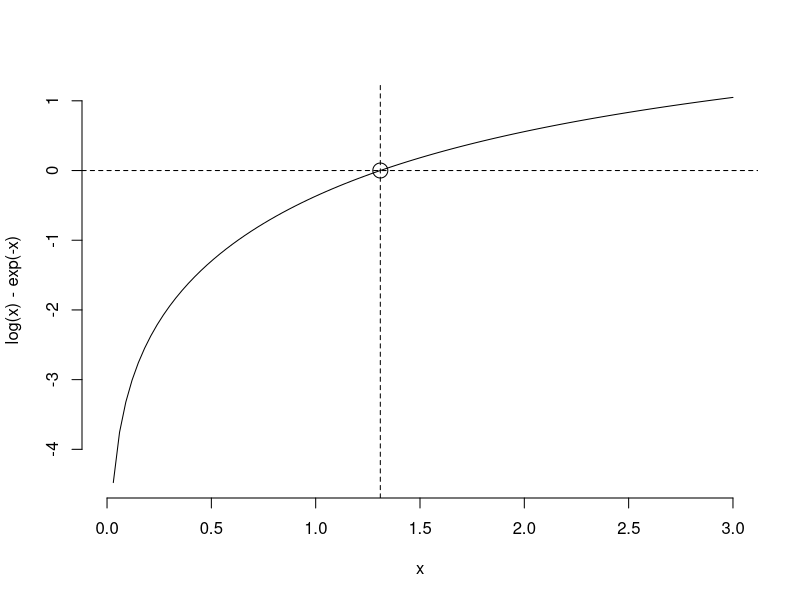
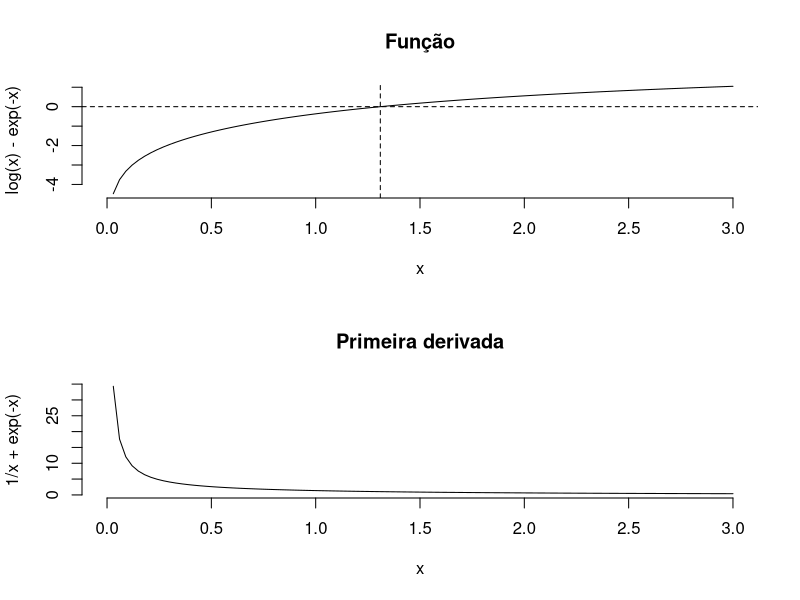
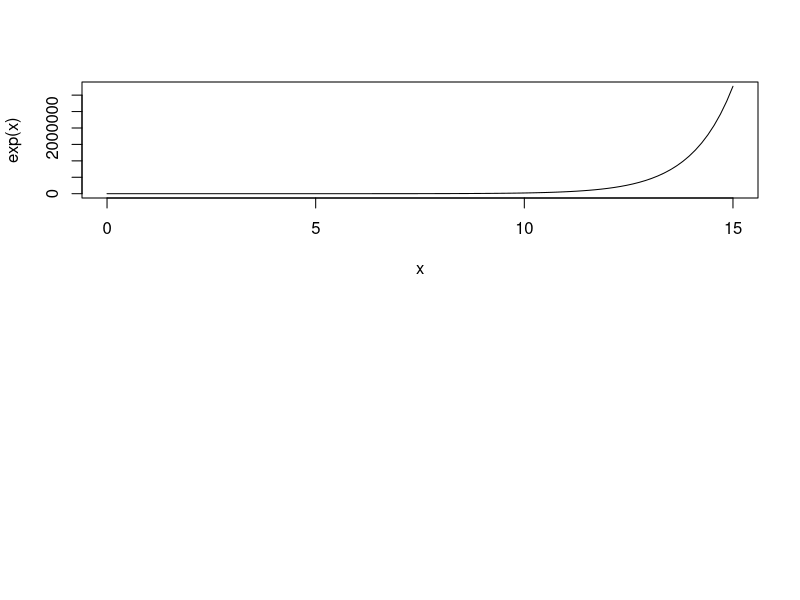

Recreate these plots in R, in order.
newtonraphson <- function(ftn, x0, tol = 1e-9, max.iter = 100) {
    x <- x0
    fx <- ftn(x)
    iter <- 0

    while ((abs(fx[1]) > tol) && (iter < max.iter)) {
        x <- x - fx[1]/fx[2]
        fx <- ftn(x)
        iter <- iter + 1
        cat("At iteration", iter, "value of x is:", x, "\n")
    }
    # output depends
    if (abs(fx[1]) > tol) {
        cat("Algorithm failed to converge\n")
        return(NULL)
    } else {
        cat("Algorithm converged\n")
        return(x)
    }
}

ftn4 <- function(x) {
    fx <- log(x) - exp(-x)
    dfx <- 1/x + exp(-x)
    return(c(fx, dfx))
}

newtonraphson(ftn4, 2, 1e-06)


curve(log(x) - exp(-x),0,3,frame=F)
points(1.3098,ftn4(1.3098)[1],cex=2)
abline(v=1.3098,h=ftn4(1.3098)[1],lty=2)


par(mfrow=c(2,1))
curve(log(x) - exp(-x),0,3,frame=F,main="Função")
abline(v=1.3098,h=ftn4(1.3098)[1],lty=2)
curve(1/x + exp(-x),0,3,frame=F,main="Primeira derivada")

ftn4 <- function(x) {
    fx <- x^2
    dfx <- 2*x
    return(c(fx, dfx))
}

newtonraphson(ftn4, 10, 1e-06)

ftn4 <- function(x) {
    fx <- exp(x)
    dfx <- exp(x)
    return(c(fx, dfx))
}

newtonraphson(ftn4, 10, 1e-06,100)

curve(exp(x),0,15)

exp(-16)
